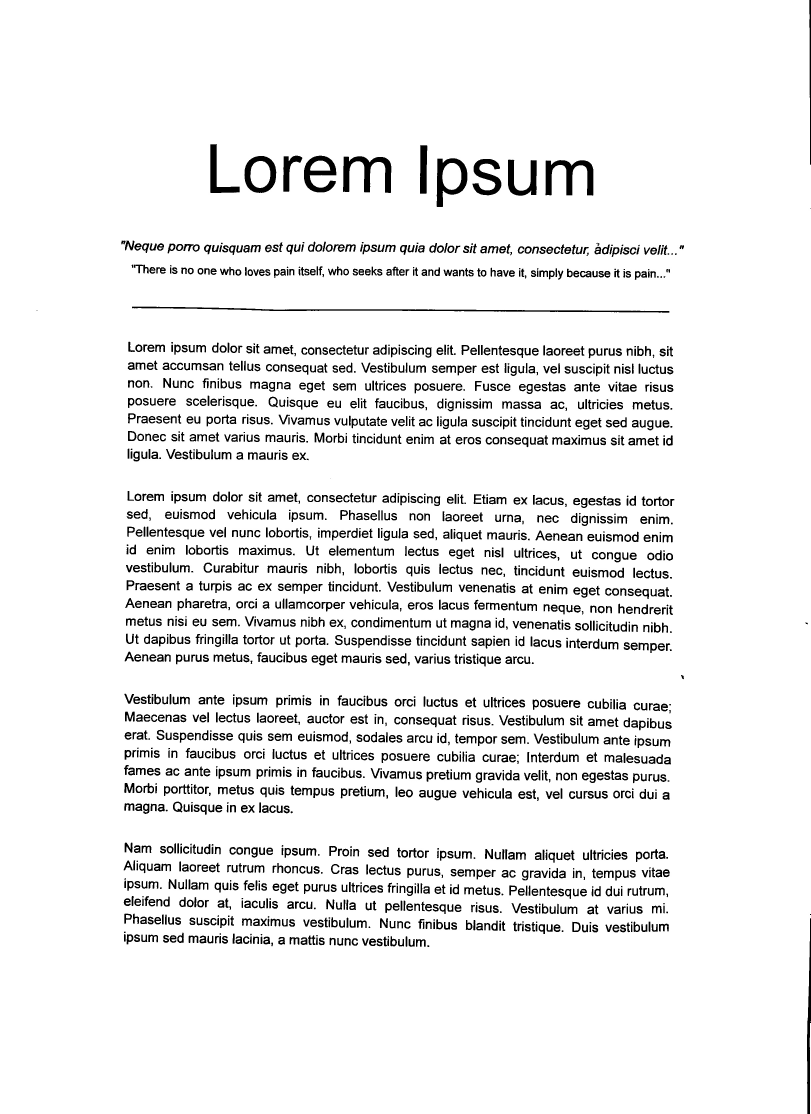
#> input picture output/crease/1/adapt.jpg, 2431 x 3341 px, given in place of 1.jpeg, which was not available (shown at 1/3 size)
$ python script.py
#> lines starting #> are read from the running program, lines starting #| are printed output that depends on the picture; after the words box and inside, x2 and y2 are one past the last pixel; in counts of white or black regions, pixels touching at a corner belong together; pictures that were not available may be replaced by others from this repository, and a replacement may not be noted
import cv2
import numpy as np

def read_image(path):
#> called with path = 'datasets/crease/1.jpeg'
    img = cv2.imread(path, cv2.IMREAD_GRAYSCALE)
#> img is the input picture: shape (3341, 2431); min 0, max 255, mean 237.9
    width = img.shape[1]
    height = img.shape[0]
    return img, width, height

def resize_image(img, scale=0.5):
    width = int(img.shape[1] * scale)
    height = int(img.shape[0] * scale)
    resized = cv2.resize(img, (width, height), interpolation = cv2.INTER_AREA)
    return resized, width, height


def dilate_image(img, kernel_size=10):
    # Dilate the image: using the kernel, set the pixel at the middle based on the max value of what's overlapping the kernel.
    # Setting kernel to large values made the text bled.
    dilated_img = cv2.dilate(img, np.ones((kernel_size,kernel_size), np.uint8))

    return dilated_img


def blur_image(img, kernel_size=21):
    blurred_image = cv2.medianBlur(img, kernel_size)

    return blurred_image

def subtract_images(img1, img2):
    difference_img = cv2.absdiff(img1, img2)
    return difference_img

def invert_image(img):
    inverted_img = 255 - img

    return inverted_img

def add_text_to_image(img, text):
    img = cv2.putText(img, text, (100,100), cv2.FONT_HERSHEY_SIMPLEX, 4, (0, 0, 255), 3, cv2.LINE_AA)
    return img

def save_image(img, folder, filename):

    from pathlib import Path


    # img = add_text_to_image(img, filename)

    # img = cv2.resize(img, (600, 800))
    prefix = "output"
    dir = f"{prefix}/{folder}"
    filename = f"{dir}/{filename}.jpg"

    Path(dir).mkdir(parents=True, exist_ok=True)

    status = cv2.imwrite(filename, img)

    print(f'Saving to {filename}: {status}')


# Declare constants
DILATE_KERNEL_SIZE = 21
IMAGE_SCALE = 1.0
ROOT_DIR = 'datasets'
EXTENSION = 'jpeg'

GLARE = "glare"
CREASE = "crease"
SHADOW = "shadow"
SHADOW_CREASE = 'shadow_and_crease'

# Change for varying inputs
NOISE_TYPE = CREASE

for noise_type in [CREASE, SHADOW, SHADOW_CREASE]:
    for image_number in range(1,11):
        # if image_number!=1: continue
        filename = f"{ROOT_DIR}/{noise_type}/{image_number}.{EXTENSION}"

        img, width, height = read_image(filename)
#> width = 2431; height = 3341
        original_image = img

        dilated_img = dilate_image(img, kernel_size=DILATE_KERNEL_SIZE)
        blurred_img = blur_image(dilated_img)
        subtracted_img = subtract_images(blurred_img, original_image)
#> in subtract_images, `difference_img = cv2.absdiff(img1, img2)`:
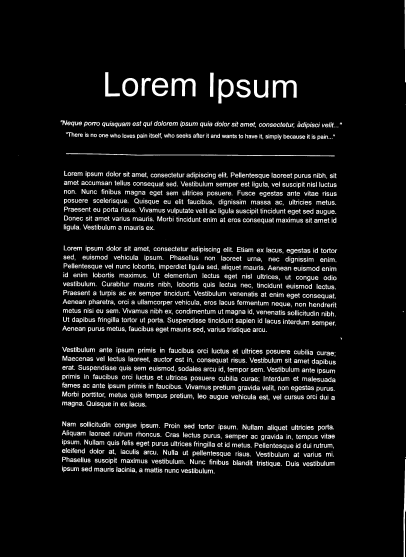
#> difference_img: shape (3341, 2431) (shown at 1/6 size); min 0, max 255, mean 17.1
        inverted_img = invert_image(subtracted_img)

        img = inverted_img


        ret, binary_img = cv2.threshold(img,170,255, cv2.THRESH_BINARY)
#> binary_img: shape (3341, 2431); 93.3% white; 2515 black regions (213 under 20 px), largest, box (x1, y1, x2, y2) and area: (396, 920, 2008, 938) 7139, (1029, 469, 1174, 579) 6917, (1636, 480, 1780, 587) 6803
        ret, otsu_img = cv2.threshold(img, 0, 255, cv2.THRESH_OTSU) # 2nd param doesnt matter
#> ret = 10
        # adapt_img = cv2.adaptiveThreshold(img,255,cv2.ADAPTIVE_THRESH_GAUSSIAN_C,cv2.THRESH_BINARY,101,40)
        adapt_img = cv2.adaptiveThreshold(img,255,cv2.ADAPTIVE_THRESH_MEAN_C, cv2.THRESH_BINARY,101,40)


        save_image(dilated_img, f"{noise_type}/{image_number}", "dilated")
#| Saving to output/crease/1/dilated.jpg: True
        save_image(blurred_img, f"{noise_type}/{image_number}", "blurred")
#| Saving to output/crease/1/blurred.jpg: True
        save_image(subtracted_img, f"{noise_type}/{image_number}", "subtracted")
#| Saving to output/crease/1/subtracted.jpg: True
        save_image(inverted_img, f"{noise_type}/{image_number}", "inverted")
#| Saving to output/crease/1/inverted.jpg: True
#| Saving to output/crease/1/binary.jpg: True
#| Saving to output/crease/1/otsu.jpg: True
#| Saving to output/crease/1/adapt.jpg: True
        save_image(binary_img, f"{noise_type}/{image_number}", "binary")
        save_image(otsu_img, f"{noise_type}/{image_number}", "otsu")
        save_image(adapt_img, f"{noise_type}/{image_number}", "adapt")

        # Resize for viewport
        original_image, scaled_width, scaled_height = resize_image(original_image, scale=IMAGE_SCALE)
#> scaled_width = 2431; scaled_height = 3341
        original_image = add_text_to_image(original_image, "Original")

        dilated_img, _, _ = resize_image(dilated_img, scale=IMAGE_SCALE)
        dilated_img = add_text_to_image(dilated_img, "Dilated")
#> call 2 of add_text_to_image, with text = 'Dilated'
#> in add_text_to_image (call 2), `img = cv2.putText(img, text, (100,100), cv2.FONT_HERSHEY_SIMPLEX, 4, (..`:
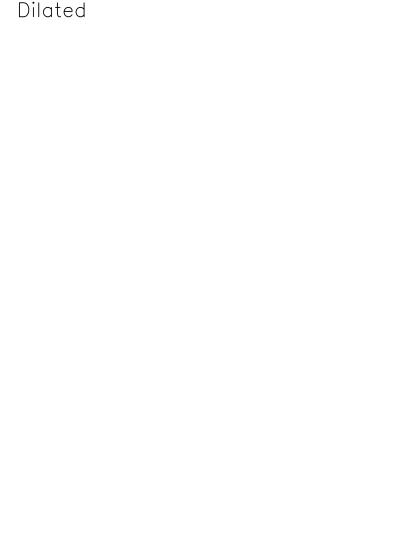
#> img: shape (3341, 2431) (shown at 1/6 size); min 0, max 255, mean 254.8

        blurred_img, _, _ = resize_image(blurred_img, scale=IMAGE_SCALE)
        blurred_img = add_text_to_image(blurred_img, "Blurred")

        subtracted_img, _, _ = resize_image(subtracted_img, scale=IMAGE_SCALE)
        subtracted_img = add_text_to_image(subtracted_img, "Subtracted")

        inverted_img, _, _ = resize_image(inverted_img, scale=IMAGE_SCALE)
        inverted_img = add_text_to_image(inverted_img, "Inverted")

        before_and_after_img = np.hstack((original_image, dilated_img, blurred_img, subtracted_img, inverted_img))
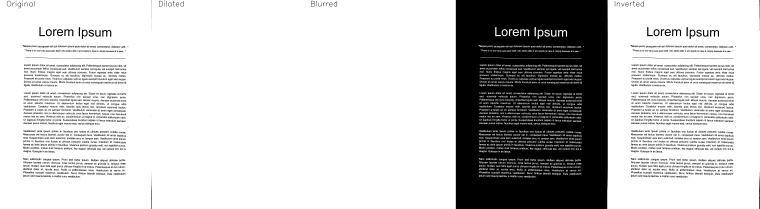
#> before_and_after_img: shape (3341, 12155) (shown at 1/16 size); min 0, max 255, mean 200.4
        cv2.imshow(f'Steps before Thresholding {filename}', before_and_after_img)

        binary_img, _, _ = resize_image(binary_img, scale=IMAGE_SCALE)
        binary_img = add_text_to_image(binary_img, "Binary Threshold")

        adapt_img, _, _ = resize_image(adapt_img, scale=IMAGE_SCALE)
        adapt_img = add_text_to_image(adapt_img, "Adaptive Threshold")

        otsu_img, _, _ = resize_image(otsu_img, scale=IMAGE_SCALE)
        otsu_img = add_text_to_image(otsu_img, "Otsu's Threshold")

        before_and_after_img = np.hstack((original_image, binary_img, adapt_img, otsu_img))
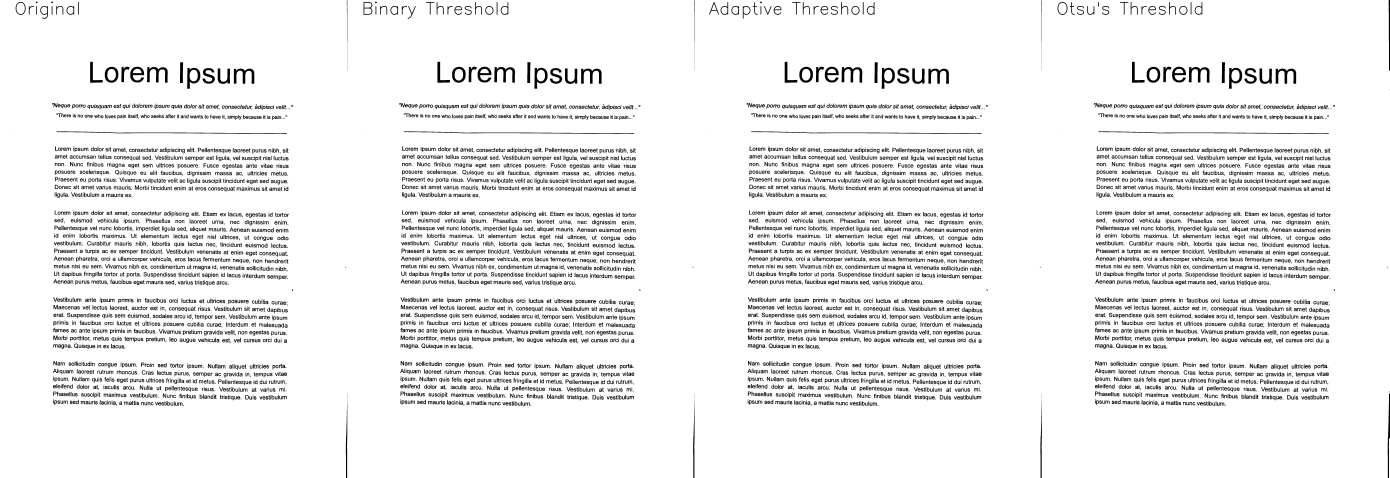
#> before_and_after_img: shape (3341, 9724) (shown at 1/7 size); min 0, max 255, mean 237.6
#> (the run stopped early here; a loop or call above may not have finished)

$ run again, on output/crease/4/adapt.jpg
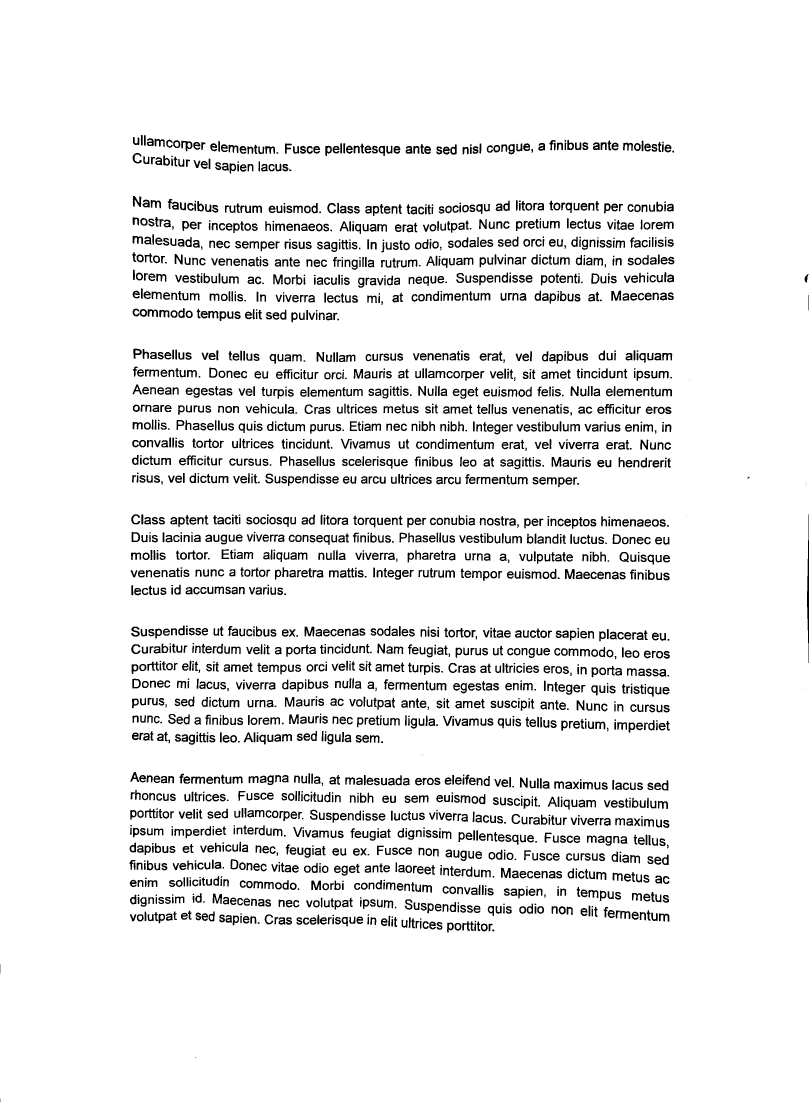
#> input picture output/crease/4/adapt.jpg, 2426 x 3304 px, given in place of 1.jpeg, which was not available (shown at 1/3 size)
#> in read_image, img is the input picture: shape (3304, 2426); min 0, max 255, mean 237
#> `img, width, height = read_image(filename)`: width = 2426; height = 3304
#> dilated_img: shape (3304, 2426); every value is 255
#> in subtract_images, `difference_img = cv2.absdiff(img1, img2)`:
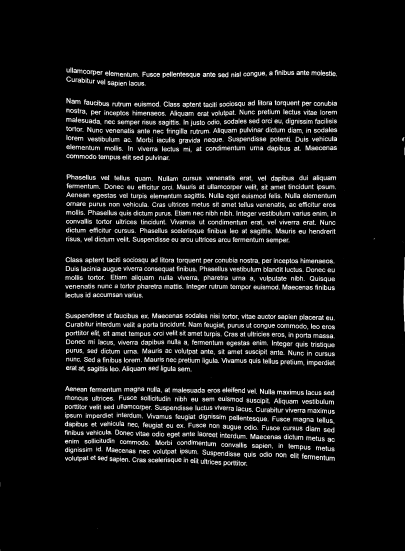
#> difference_img: shape (3304, 2426) (shown at 1/6 size); min 0, max 255, mean 18
#> binary_img: shape (3304, 2426); 93% white; 2904 black regions (249 under 20 px), largest, box (x1, y1, x2, y2) and area: (2421, 1543, 2426, 1989) 1145, (1695, 1707, 1724, 1737) 539, (1503, 2603, 1532, 2634) 535
#> ret = 10
#| Saving to output/crease/1/dilated.jpg: True
#| Saving to output/crease/1/blurred.jpg: True
#| Saving to output/crease/1/subtracted.jpg: True
#| Saving to output/crease/1/inverted.jpg: True
#| Saving to output/crease/1/binary.jpg: True
#| Saving to output/crease/1/otsu.jpg: True
#| Saving to output/crease/1/adapt.jpg: True
#> scaled_width = 2426; scaled_height = 3304
#> `before_and_after_img = np.hstack((original_image, binary_img, adapt_im..`:
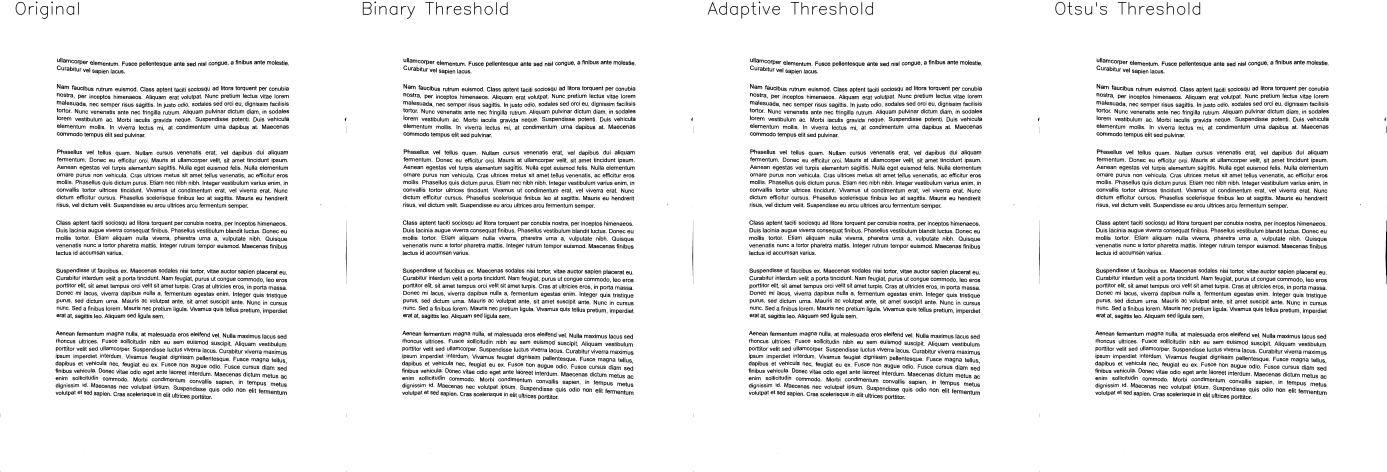
#> before_and_after_img: shape (3304, 9704) (shown at 1/7 size); min 0, max 255, mean 236.7

$ run again, on output/crease/5/adapt.jpg
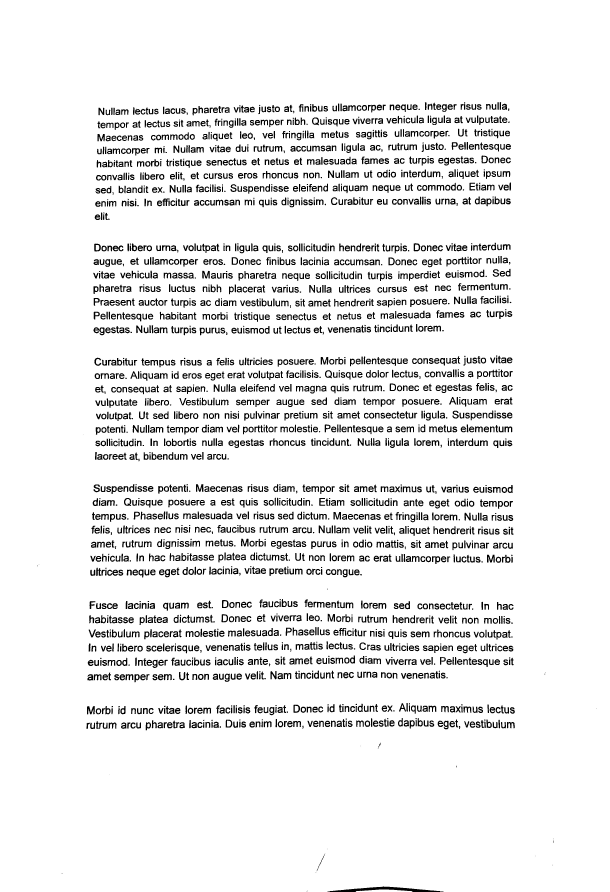
#> input picture output/crease/5/adapt.jpg, 2437 x 3566 px, given in place of 1.jpeg, which was not available (shown at 1/4 size)
#> in read_image, img is the input picture: shape (3566, 2437); min 0, max 255, mean 235.8
#> `img, width, height = read_image(filename)`: width = 2437; height = 3566
#> dilated_img: shape (3566, 2437); every value is 255
#> in subtract_images, `difference_img = cv2.absdiff(img1, img2)`:
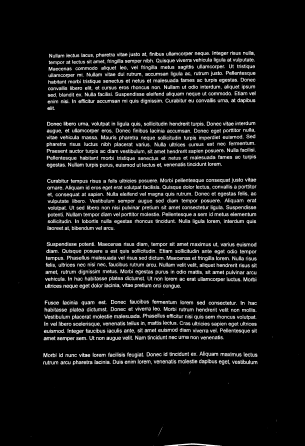
#> difference_img: shape (3566, 2437) (shown at 1/8 size); min 0, max 255, mean 19.2
#> binary_img: shape (3566, 2437); 92.5% white; 3125 black regions (230 under 20 px), largest, box (x1, y1, x2, y2) and area: (1310, 3546, 1774, 3566) 3765, (374, 1309, 418, 1341) 706, (348, 2825, 380, 2858) 630
#> ret = 10
#| Saving to output/crease/1/dilated.jpg: True
#| Saving to output/crease/1/blurred.jpg: True
#| Saving to output/crease/1/subtracted.jpg: True
#| Saving to output/crease/1/inverted.jpg: True
#| Saving to output/crease/1/binary.jpg: True
#| Saving to output/crease/1/otsu.jpg: True
#| Saving to output/crease/1/adapt.jpg: True
#> scaled_width = 2437; scaled_height = 3566
#> `before_and_after_img = np.hstack((original_image, binary_img, adapt_im..`:
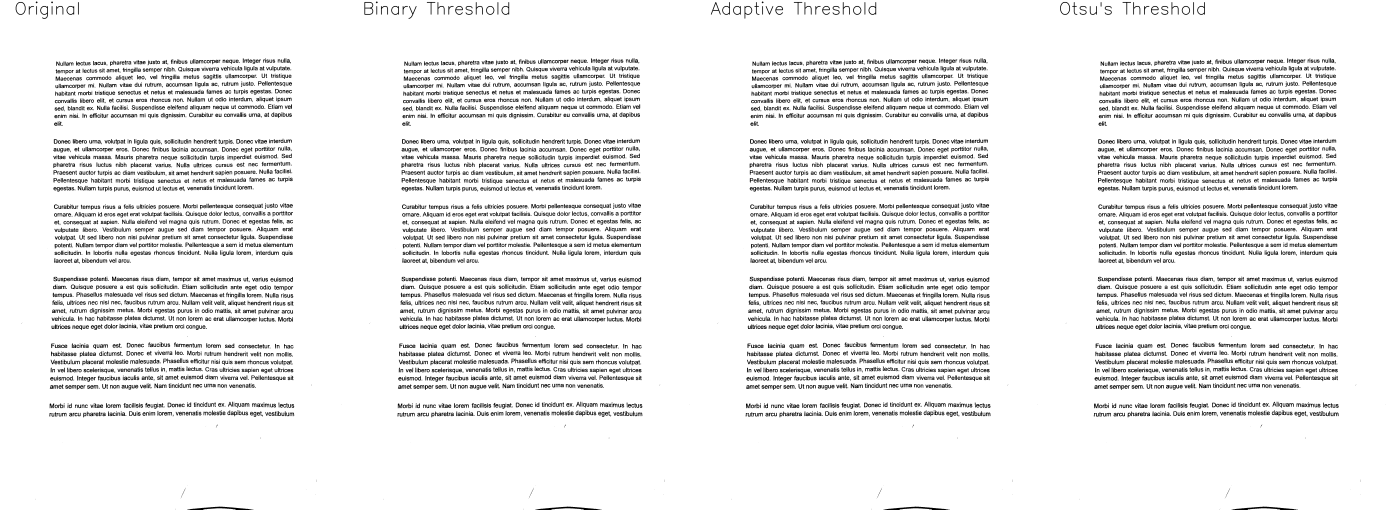
#> before_and_after_img: shape (3566, 9748) (shown at 1/7 size); min 0, max 255, mean 235.5
